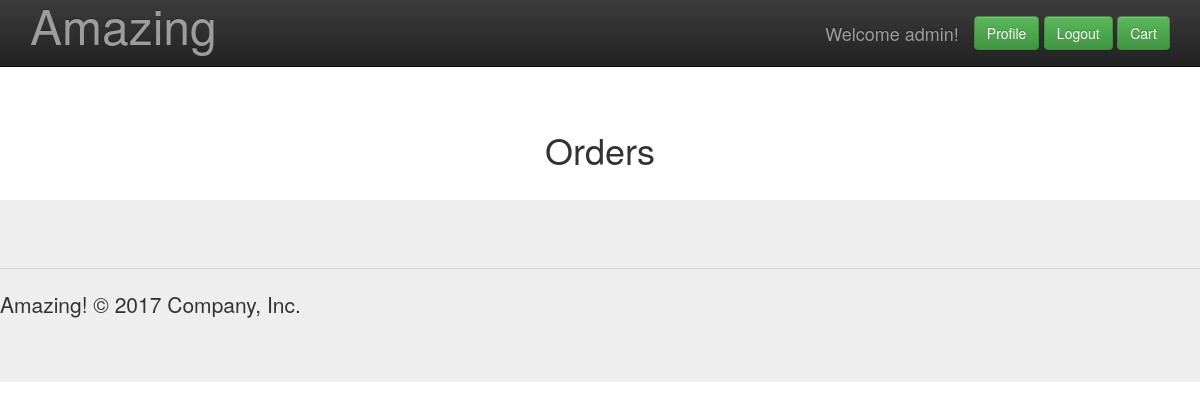
Before: /profile/view-orders (signed in) with the older database file.
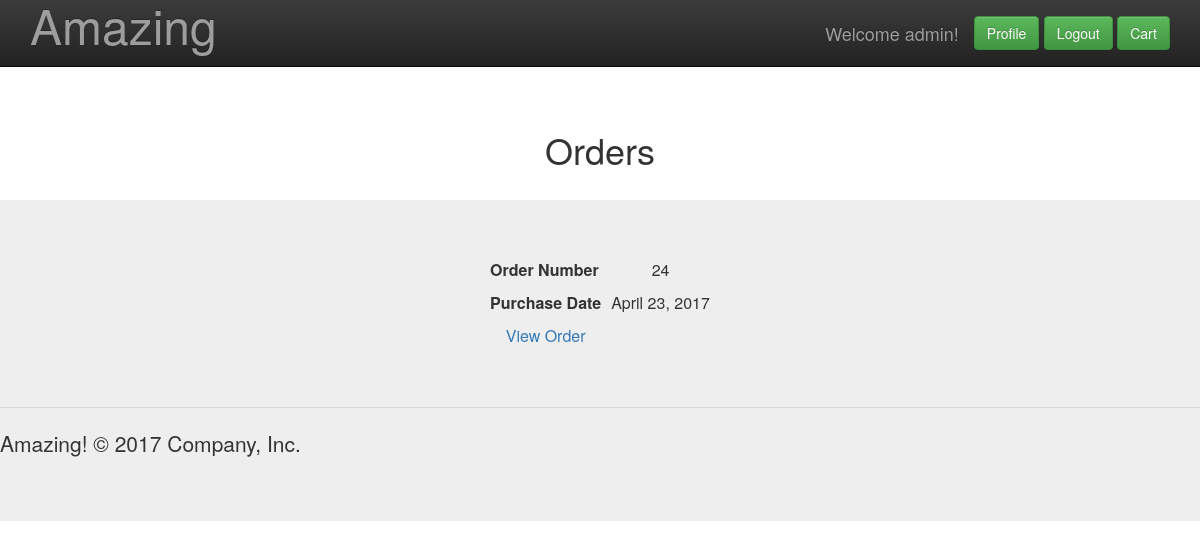
After: the same page with the newer database file.
### user_profile/models.py (models this page shows, shortened)
class Order(models.Model):
	user = models.ForeignKey(User,on_delete=models.CASCADE)
	purchase_date = models.DateField(auto_now_add=True)
	address = models.CharField(max_length=100, blank=True)
	city = models.CharField(max_length=100, blank=True)
	state = models.CharField(max_length=100, blank=True)
	zip_code = models.CharField(max_length=100, blank=True)
	card_number = models.IntegerField(null=True)
	card_name = models.CharField(max_length=100, blank=True)
	card_month = models.IntegerField(null=True)
	card_year = models.IntegerField(null=True)

### user_profile/views.py (the view)
def view_orders(request):
	orders = Order.objects.filter(user=request.user)
	orders = sorted(orders, key=operator.attrgetter('pk'), reverse=True)
	return render(request, 'vieworders.html', {'orders':orders})

### templates/vieworders.html (shortened to what this page needs)
{% load staticfiles %}
{% load humanize %}
<link rel="stylesheet" href="https://maxcdn.bootstrapcdn.com/bootstrap/3.3.7/css/bootstrap.min.css">
<link rel="stylesheet" href="https://maxcdn.bootstrapcdn.com/bootstrap/3.3.7/css/bootstrap-theme.min.css">
<!DOCTYPE html>
<html lang="en">
  <head>
    <link href="../../assets/css/ie10-viewport-bug-workaround.css" rel="stylesheet">
    <link href="/static/css/jumbotron.css" rel="stylesheet">
  </head>
  <body>
    <nav class="navbar navbar-inverse navbar-fixed-top">
      <div class="container">
        <div class="navbar-header">
          <a class="navbar-brand" href="/">
      <font size = "18">Amazing</font>
      </a>
        </div>
        <div id="navbar" class="navbar-collapse collapse">
          <form class="navbar-form navbar-right">
            <form method="POST" action="{}">
              <div class="form-group">
                {% if user.is_authenticated %}
                  <table>
                    <tr>
                      <td><a class="navbar-brand text-center" href="{% url 'profile' %}">Welcome {{ user.username }}!</a></td>
                      <td><a class="btn btn-success" href="{% url 'profile' %}" role="button">Profile</a></td>
                      <td>&nbsp;</td>
                      <td> <a class="btn btn-success" href="{% url 'logout' %}" role="button">Logout</a></td>
                      <td>&nbsp;</td>
                      <td> <a class="btn btn-success" href="{% url 'cart' %}" role="button">Cart</a></td>
                    </tr>
                  </table>
                {% else %}
                  <a class="btn btn-success" href="{% url 'login' %}" role="button">Sign In</a>
                {% endif %}
              </div>
            </form>
          </form>
      </div>
    </nav>
  <div class="SearchColumn">
    <br>
    <br>
    <div class="container text-center">
      <br>
      <h1>Orders</h1>
      <br>
    </div>
  </div>
  <div class="jumbotron">
    <div class="container text-center">
      <table class="center" style="border-collapse: separate; border-spacing: 10px;">
      {% for order in orders %}
        <tr>
          <th align="center">Order Number</th>
          <td align="center">{{order.pk}}</td>
        </tr>
        <tr>
          <th align="center">Purchase Date</th>
          <td align="center">{{order.purchase_date}}</td>
        </tr>
        <tr>
          <td align="center"><a href="{% url 'order' %}?id={{order.pk | urlencode}}">View Order</a></td>
        </tr>
      {% endfor %}
      </table>
    </div>
    <hr>
    <footer>
      <p>Amazing! &copy; 2017 Company, Inc.</p>
    </footer>
  </div>
  </body>
</html>

Changed rows visible on the page:
added Order: pk "24", purchase_date "April 23, 2017"
